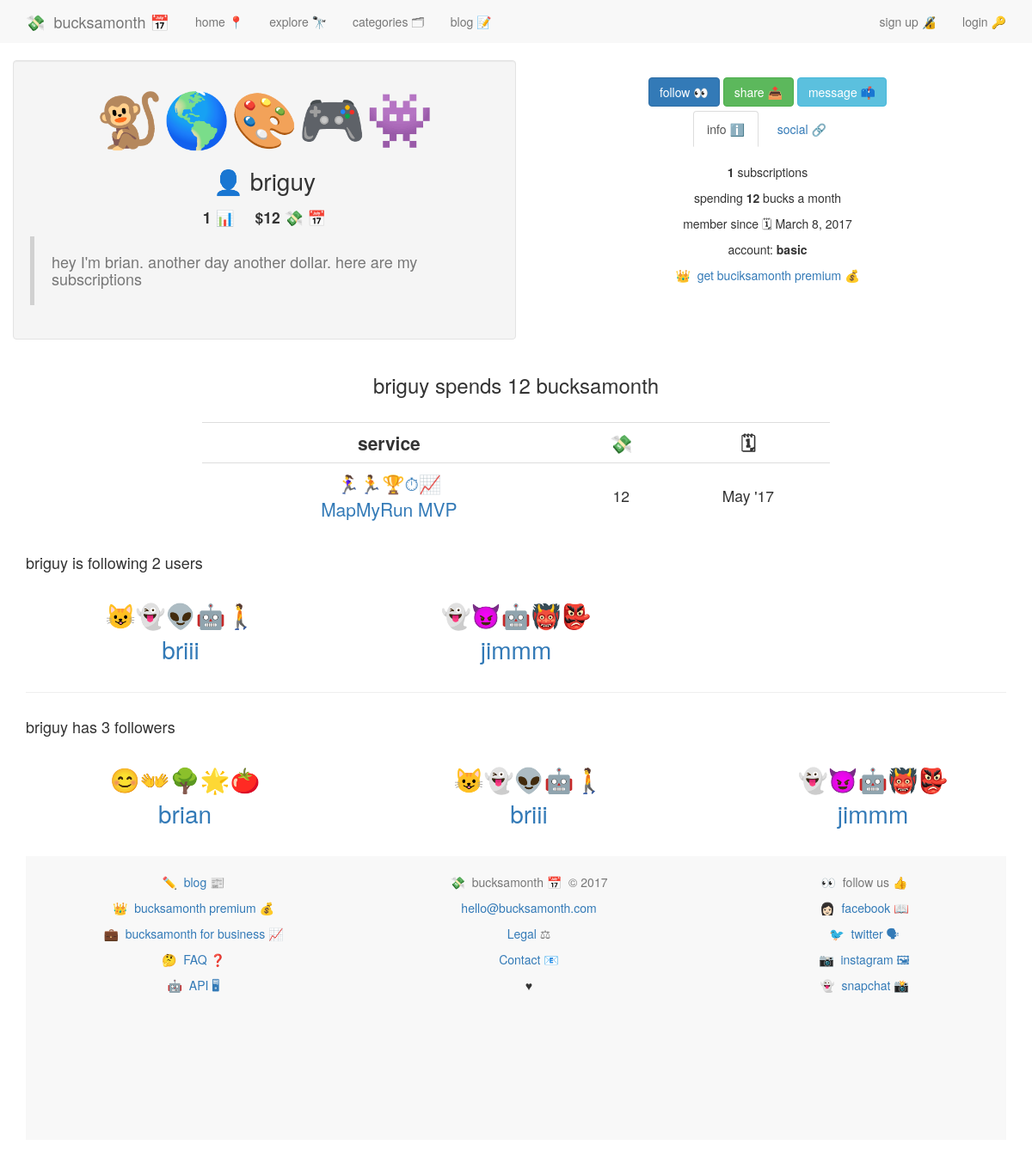
Page /users/briguy/ on the committed database.
### accounts/models.py (models this page shows, shortened)
class UserProfile(models.Model):
	user = models.OneToOneField(User)
	description = models.CharField(max_length=100, default='')
	twitter = models.CharField(max_length=100, default='')
	emoji = models.CharField(max_length=10, default='')
	setup = models.BooleanField(default=False)
	uid = models.CharField(default=uuid.uuid4, max_length=40)
	email_valid = models.BooleanField(default=False)
	followers = models.ManyToManyField('self')
	def __str__(self):
		return self.user.username

### services/models.py (models this page shows, shortened)
class Subscription(models.Model):
	service 				= models.ForeignKey(Service, on_delete=models.CASCADE, related_name='subscription_service')
	user 					= models.ForeignKey(UserProfile, on_delete=models.CASCADE, related_name="subscribed_user")
	cc_nickname 			= models.CharField(max_length=10, default='')
	bucksamonth 			= models.DecimalField(max_digits=8, decimal_places=2, default=0.00)
	date_created			= models.DateField(default=date.today)
	wishlist				= models.BooleanField(default=False)
	private					= models.BooleanField(default=False)

class Service(models.Model):
	service_name 			= models.CharField(max_length=140)
	service_slug			= models.SlugField(blank=True)
	url_name 				= models.CharField(max_length=200)
	description_long		= models.CharField(max_length=500, default='')
	description_short		= models.CharField(max_length=140, default='')
	category				= models.ManyToManyField(Category, blank=True)
	featured				= models.BooleanField(default=False)
	date_created 			= models.DateField(auto_now=True)
	bucksamonth 			= models.DecimalField(max_digits=8, decimal_places=2, default=0.00)
	emoji					= models.CharField(max_length=20, default='')
	twitter 				= models.CharField(max_length=100, default='')
	tags 					= TaggableManager()
	def __str__(self):
		return str(self.service_name)

### users/views.py (the view, shortened to what this page needs)
# urls.py: url(r'^(?P<username>.+)/$', view_profile, name='view_profile'),
def view_profile(request, username):
	if request.user.username == username:
		return HttpResponseRedirect(reverse('accounts:profile'))
	person = get_object_or_404(User, username=username)
	person = person.userprofile
	all_subscriptions = Subscription.objects.filter(user=person)
	private = len(all_subscriptions.filter(private=True))
	subscriptions = all_subscriptions.filter(private=False, wishlist=False)
	bucksamonth = sum([subscription.bucksamonth for subscription in all_subscriptions])
	person_friend_object, person_created = Friend.objects.get_or_create(current_user=person)
	user_friends = [friend for friend in person_friend_object.users.all()] #if friend != request.user.userprofile
	follower_count = len(user_friends)
	friend = False
	context = {
		'person':person,
		'subscriptions':subscriptions,
		'bucksamonth':bucksamonth,
		'private':private,
		'friend':friend,
		'follower_count':follower_count,
		'user_friends':user_friends,
	}
	context['friend'] = friend
	return render(request, 'users/user_profile_view.html', context)

### accounts/templatetags/urlify.py (called while the page is built)
@register.filter
def urlify(value):
	return quote_plus(value)

### users/templates/users/user_profile_view.html (shortened to what this page needs)
{% extends 'base.html' %}
{% block content %}
{% include 'nav.html' %}
<div class="container">
	<div class="row">
	<div class="col-md-6 well">
	<p style="font-size:4.5em; text-align:center;">{{ person.emoji }}</p>
	<p style="font-size:2em; text-align:center;">👤&nbsp;{{ person.user.username }}</p>
	<p style="font-size:1.25em; text-align:center;"><strong>{{ subscriptions.all.count }} 📊&nbsp;&nbsp;&nbsp;</strong>&nbsp;&nbsp;<strong>${{ bucksamonth | floatformat:"0" }} 💸&nbsp;📅</strong></p>
	<blockquote>
	<h4 class="text-muted">{{ person.description }}</h4>
	</blockquote>
	</div>
	<div class="col-md-6">
	<div style='text-align:center;'>
	<div class='col-xs-12 button-wrapper'>
	{% if not friend %}
	<a class="btn btn-primary" href="{% url 'users:add_or_remove_friends' username=person.user.username verb='add' %}">follow 👀</a>
	{% else %}
<a class="btn btn-primary" href="{% url 'users:add_or_remove_friends' username=person.user.username verb='remove' %}">following 👀</a>
	{% endif %}
		<a type="button" class="btn btn-success" href="#share" data-toggle="modal" data-target="#myModal-share">share 📤</a>
	<a class="btn btn-info" href="#">message 📫</a>
	</div>
<div	style="margin: auto;">
	<ul style="text-align:center;margin: auto;" class="nav nav-tabs navbar" role="tablist">
		<li style="text-align:center;" role="presentation" class="active"><a href="#info" aria-controls="info" role="tab" data-toggle="tab"> info ℹ️</a></li>
		<li style="text-align:center;" role="presentation"><a href="#social" aria-controls="social" role="tab" data-toggle="tab">social 🔗</a></li>
</ul>
</div>
<div class="tab-content">
	<div role="tabpanel" class="tab-pane active" id="info">
		<div class="col-md-12">
	<br />
			<p><strong>{{ subscriptions.all.count }}</strong> subscriptions</p>
			<p>spending <strong>{{ bucksamonth | floatformat:"0" }}</strong> bucks a month</p>
			<p>member since 🗓 March 8, 2017</p>
			<p>account: <strong>basic</strong></p>
			<p><a href="#">👑&nbsp;&nbsp;get buciksamonth premium 💰</a></p>
		</div>
</div>
</div>
	</div>
	</div>
	</div>
<div class="row">
	<div class="col-md-12">
<div class="col-md-8 col-md-offset-2">
	<h3 style="text-align:center;">{{ person.user.username }} spends {{ bucksamonth | floatformat:"0" }} bucksamonth</h3>
<br />
<table style="text-align:center;" class="table">
	<tr>
		<td style="vertical-align: middle; font-size:1.5em;"><b>service</b></td>
		<td style="vertical-align: middle; font-size:1.5em;"><strong>💸</strong></td>
		<td style="vertical-align: middle; font-size:1.5em;"><strong>🗓</strong></td>
	</tr>
{% for subscription in subscriptions %}
<tr>
	<td class="text-center"><a style="text-decoration:none;" href="{% url 'services:service_detail' service_slug=subscription.service.service_slug %}"><span style="font-size:1.5em;">{{ subscription.service.emoji }}<br />{{ subscription.service }}</span></a></td>
	<td style="vertical-align: middle; font-size:1.25em;" class="text-center">{{ subscription.bucksamonth | floatformat | floatformat }}</td>
	<td style="vertical-align: middle; font-size:1.25em;">{{ subscription.date_created | date:"M 'y" }}</td>
</tr>
{% endfor %}
</table>
</div>
</div>
<br /><br />
<div class="container">
<div class="row">
	<div class="col-md-12">
<h4>{{ person.user.username }} is following {{ follower_count }} user{{ follower_count | pluralize }}</h4>
	<br />
{% for friend_ in user_friends %}
{% cycle '<div class="row">' '' ''  %}
<div style="text-align:center; text-decoration:none !important" class="col-md-4">
<p style="font-size:2em; text-align:center; text-decoration:none !important;"><a style="text-decoration:none" href="{% url 'users:view_profile' username=friend_.user.username %}">{{ friend_.emoji }}<br />{{ friend_ }}</a></p>
</div>
{% endfor %}
</div>
</div>
</div>
<hr>
<div class="container">
<div class="row">
<h4>{{ person.user.username }} has {{ person.followers.count }} followers</h4>
	<br />
{% for follower in person.followers.all %}
{% cycle '<div class="row">' '' ''  %}
	<div style="text-align:center; text-decoration:none !important" class="col-md-4">
<p style="font-size:2em; text-align:center; text-decoration:none !important;"><a style="text-decoration:none" href="{% url 'users:view_profile' username=follower.user.username %}">{{ follower.emoji }}<br />{{ follower }}</a></p>
</div>
{% cycle '' '' '</div>' %}
{% endfor %}
</div>
</div>
</div>
</div>
{% endblock %}

### static/css/main.css (style rules this page uses)
body { min-height: 200px; padding-top: 70px; padding-bottom: 20px; }
a { text-decoration: none; }
.button-wrapper .btn { margin-bottom:5px; }
.nav-tabs > li { float:none; display:inline-block; zoom:1; }
.nav-tabs { text-align:center; }
.navbar { border-bottom: 20px; }

### rows in the picture
UserProfile: emoji "🐒🌎🎨🎮👾", user.username "briguy", description "hey I'm brian. another day another dollar. here are my subscriptions", followers.count "3"
Subscription: service.emoji "🏃‍♀️🏃🏆⏱📈", service "MapMyRun MVP", bucksamonth "12", date_created "May '17"
UserProfile: emoji "😺👻👽🤖🚶", user.username "briii"
UserProfile: emoji "👻😈🤖👹👺", user.username "jimmm"
UserProfile: emoji "😊👐🌳🌟🍅", user.username "brian"

### other values in the picture
{{ subscriptions.all.count }} "1"
{{ bucksamonth | floatformat:"0" }} "12"
{{ follower_count }} "2"
{{ follower_count | pluralize }} "s"
